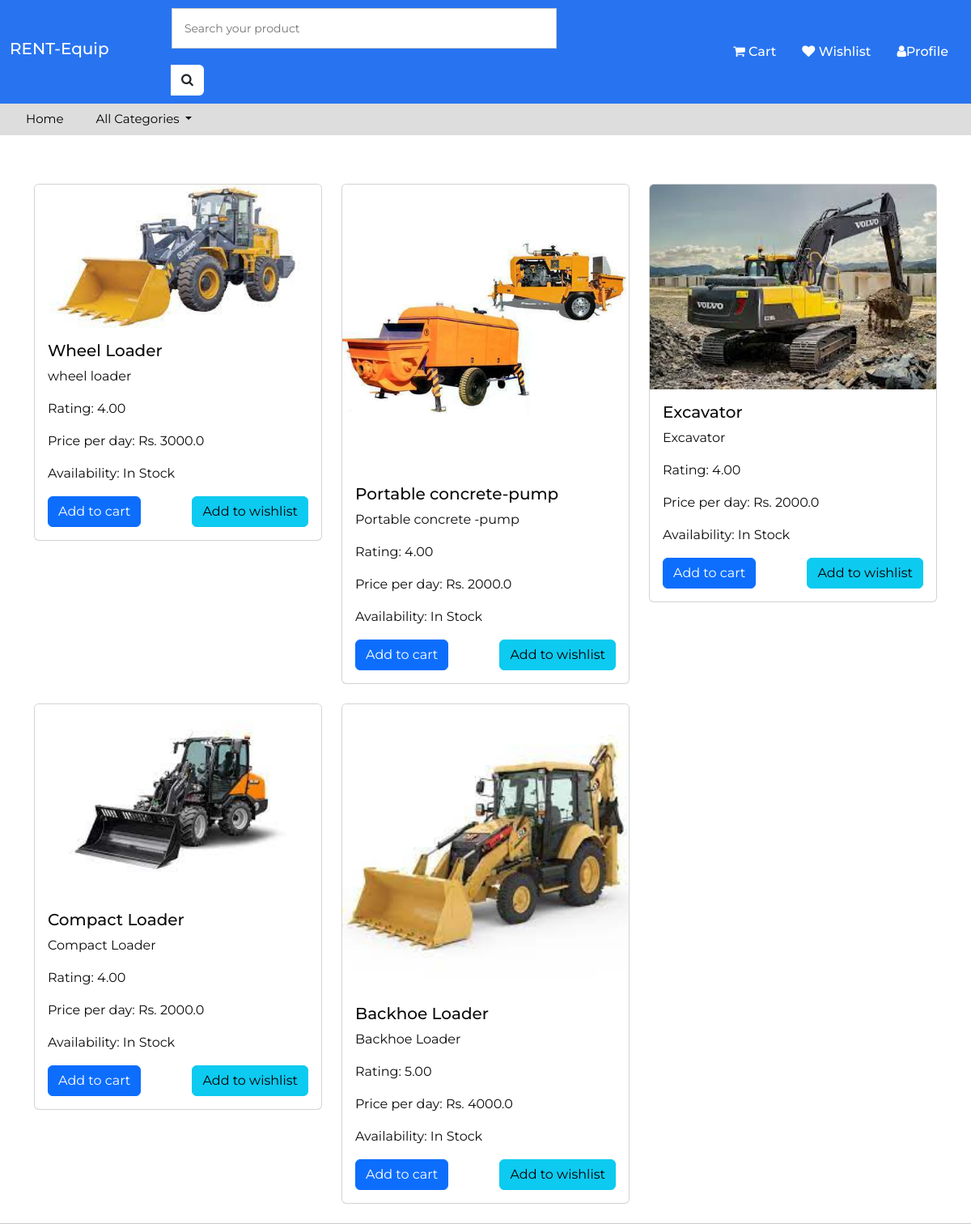
Screenshot of /movingequip (signed in) with the database file from the repository.
### home/models.py (models this page shows, shortened)
class Product(models.Model):
    name = models.CharField(max_length=100)
    description = models.TextField()
    rating = models.DecimalField(max_digits=3, decimal_places=2)
    price_per_day = models.DecimalField(max_digits=10, decimal_places=1)
    category = models.CharField(max_length=50, default='Uncategorized')
    subcategory = models.CharField(max_length=50, blank=True, null=True)
    availability = models.BooleanField(default=True)
    image = models.ImageField(upload_to='product_images/', default='default-image.jpg')

### home/views.py (the view)
# urls.py: path('movingequip',views.movingequip,name="movingequip"),
@login_required
@never_cache
def movingequip(request):
    movingequip = Product.objects.filter(category='moving')
    context = {
        'products': movingequip
    }
    return render(request, 'movingequip.html', context)

### templates/movingequip.html (shortened to what this page needs)
{% load static %}
<!doctype html>
<html lang="en">
<head>
    <link href="https://stackpath.bootstrapcdn.com/font-awesome/4.7.0/css/font-awesome.min.css" rel="stylesheet">
    <link href="https://cdn.jsdelivr.net/npm/bootstrap@5.2.0-beta1/dist/css/bootstrap.min.css" rel="stylesheet">
    <link rel="stylesheet" href="style.css">
</head>
<body>
<div class="main-navbar shadow-sm sticky-top">
        <div class="top-navbar">
            <div class="container-fluid">
                <div class="row">
                    <div class="col-md-2 my-auto d-none d-sm-none d-md-block d-lg-block">
                        <h5 class="brand-name">RENT-Equip</h5>
                    </div>
                    <div class="col-md-5 my-auto">
                        <form action="{% url 'search_mov' %}" method="get">
                            <div class="input-group">
                                <input type="text" name="q" placeholder="Search your product"   />
                                <button class="btn bg-white" type="submit">
                                    <i class="fa fa-search"></i>
                                </button>
                            </div>
                        </form>
                    </div>
                    <div class="col-md-5 my-auto">
                        <ul class="nav justify-content-end">
                            <li class="nav-item">
                                <a class="nav-link" href="cart">
                                    <i class="fa fa-shopping-cart"></i> Cart
                                </a>
                            </li>
                            <li class="nav-item">
                                <a class="nav-link" href="wishlist">
                                    <i class="fa fa-heart"></i> Wishlist
                                </a>
                            </li>
                            <li class="nav-item ">
                                <a class="nav-link " href="account" aria-expanded="false">
                                    <i class="fa fa-user"></i>Profile
                                </a>
                            </li>
                        </ul>
                    </div>
                </div>
            </div>
        </div>
       <nav class="navbar navbar-expand-lg">
    <div class="container-fluid">
        <div class="collapse navbar-collapse" id="navbarSupportedContent">
            <ul class="navbar-nav me-auto mb-2 mb-lg-0">
                <li class="nav-item">
                    <a class="nav-link" href="#">Home</a>
                </li>
               <nav>
    <ul class="nav">
        <li class="nav-item dropdown">
            <a class="nav-link dropdown-toggle" href="#" id="navbarDropdown" role="button" aria-haspopup="true" aria-expanded="false">
                All Categories
            </a>
        </li>
    </ul>
</nav>
            </ul>
        </div>
    </div>
</nav>
<main>
    <div class="container">
        <div class="row">
            {% for product in products %}
                <div class="col-md-4 mb-4">
                    <div class="card">
                        <a href="{% url 'product_detail' product.id %}">
                            <img src="{{ product.image.url }}" class="card-img-top" alt="{{ product.name }}">
                        </a>
                        <div class="card-body">
                            <h5 class="card-title">{{ product.name }}</h5>
                            <p class="card-text">{{ product.description }}</p>
                            <p class="card-text">Rating: {{ product.rating }}</p>
                            <p class="card-text">Price per day: Rs. {{ product.price_per_day }}</p>
                            {% if product.availability %}
                                <p class="card-text">Availability: In Stock</p>
                            {% else %}
                                <p class="card-text">Availability: Out of Stock</p>
                            {% endif %}
                            <div class="d-flex justify-content-between align-items-center">
                                <form method="post" action="{% url 'add-to-cart' product.id %}">
                                    <button type="submit" class="btn btn-primary">Add to cart</button>
                                </form>
                                <form method="post" action="{% url 'add_to_wishlist' product.id %}">
                                    <button type="submit" class="btn btn-info">Add to wishlist</button>
                                </form>
                            </div>
                        </div>
                    </div>
                </div>
            {% endfor %}
        </div>
    </div>
</main>
</body>
</html>

### static/css/style.css (style rules this page uses)
* { box-sizing: border-box; }
body { font-family: 'Montserrat', sans-serif; color: #0c0c0c; background-color: #ffffff; overflow-x: hidden; background-size: cover; }
main { padding-top: 60px; }
a, a:hover, a:focus { text-decoration: none; }
.btn, .btn:focus { outline: none !important; -webkit-box-shadow: none; box-shadow: none; }
form input { background: #fff; border: solid #ccc 1px; padding: 15px 15px; width: 100%; font-size: 14px; margin-bottom: 20px; line-height: normal; }

### templates/movingequip.html (style rules this page uses)
.main-navbar { border-bottom: 1px solid #ccc; }
.main-navbar .top-navbar { background-color: #2874f0; padding-top: 10px; padding-bottom: 10px; }
.main-navbar .top-navbar .brand-name { color: #fff; }
.main-navbar .top-navbar .nav-link { color: #fff; font-size: 16px; font-weight: 500; }
.main-navbar .navbar { padding: 0px; background-color: #ddd; }
.main-navbar .navbar .nav-item .nav-link { padding: 8px 20px; color: #000; font-size: 15px; }

### rows the page displays
Product: image (picture), name "Wheel Loader", description "wheel loader", rating "4.00", price_per_day "3000.0", availability "Availability: In Stock"
Product: image (picture), name "Portable concrete-pump", description "Portable concrete -pump", rating "4.00", price_per_day "2000.0", availability "Availability: In Stock"
Product: image (picture), name "Excavator", description "Excavator", rating "4.00", price_per_day "2000.0", availability "Availability: In Stock"
Product: image (picture), name "Compact Loader", description "Compact Loader", rating "4.00", price_per_day "2000.0", availability "Availability: In Stock"
Product: image (picture), name "Backhoe Loader", description "Backhoe Loader", rating "5.00", price_per_day "4000.0", availability "Availability: In Stock"
